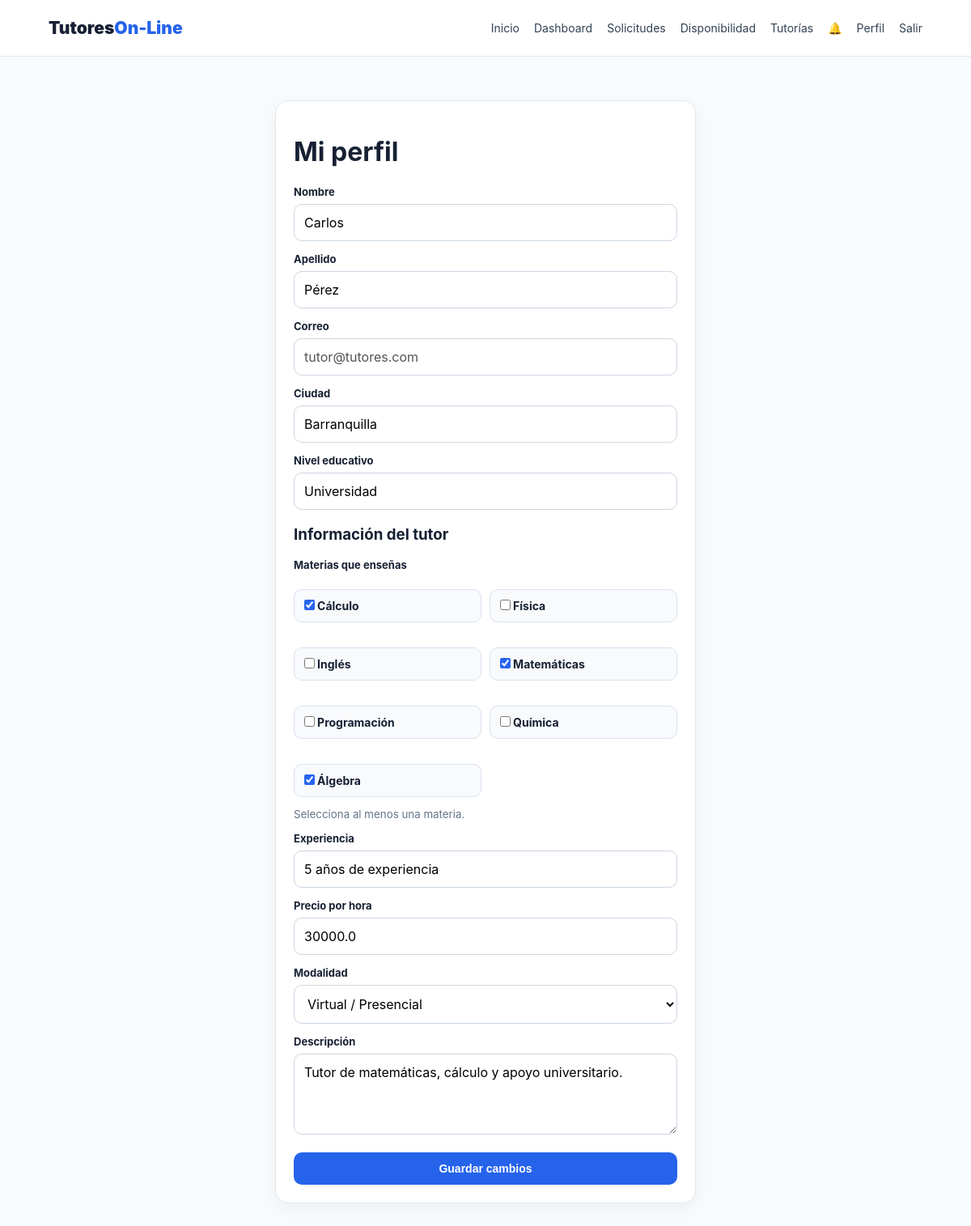
Screenshot of /perfil (signed in) with the database file from the repository.
### tables this page shows
CREATE TABLE usuarios(
      id INTEGER PRIMARY KEY AUTOINCREMENT, nombre TEXT NOT NULL, apellido TEXT NOT NULL,
      correo TEXT UNIQUE NOT NULL, password TEXT NOT NULL,
      rol TEXT NOT NULL CHECK(rol IN ('estudiante','tutor','admin')),
      ciudad TEXT DEFAULT '', nivel TEXT DEFAULT '', foto TEXT DEFAULT '', activo INTEGER DEFAULT 1,
      creado_en TEXT DEFAULT CURRENT_TIMESTAMP);

CREATE TABLE materias(id INTEGER PRIMARY KEY AUTOINCREMENT, nombre TEXT UNIQUE NOT NULL);

CREATE TABLE tutores(
      id INTEGER PRIMARY KEY AUTOINCREMENT, usuario_id INTEGER UNIQUE NOT NULL,
      descripcion TEXT DEFAULT '', experiencia TEXT DEFAULT '', precio_hora REAL DEFAULT 0,
      modalidad TEXT DEFAULT 'Virtual', ciudad TEXT DEFAULT '', calificacion REAL DEFAULT 0,
      total_calificaciones INTEGER DEFAULT 0, verificado INTEGER DEFAULT 1,
      FOREIGN KEY(usuario_id) REFERENCES usuarios(id) ON DELETE CASCADE);

### app.py (the view, shortened to what this page needs)
@app.route('/perfil',methods=['GET','POST'])
@login_required
def perfil():
    c=db(); u=c.execute('SELECT * FROM usuarios WHERE id=?',(session['usuario_id'],)).fetchone()
    t=c.execute('SELECT * FROM tutores WHERE usuario_id=?',(u['id'],)).fetchone() if u['rol']=='tutor' else None
    materias=c.execute('SELECT * FROM materias ORDER BY nombre').fetchall() if t else []
    materias_tutor={r['materia_id'] for r in c.execute('SELECT materia_id FROM tutor_materia WHERE tutor_id=?',(t['id'],)).fetchall()} if t else set()
    c.close(); return render_template('perfil.html',u=u,t=t,materias=materias,materias_tutor=materias_tutor)

### app.py (called while the page is built)
def db():
    c = sqlite3.connect(DATABASE)
    c.row_factory = sqlite3.Row
    c.execute('PRAGMA foreign_keys = ON')
    return c

def login_required(f):
    @wraps(f)
    def wrap(*a,**kw):
        if not session.get('usuario_id'):
            flash('Debes iniciar sesión para continuar.','warning'); return redirect(url_for('login'))
        return f(*a,**kw)
    return wrap

@app.context_processor
def inject_globals():
    count=0
    if session.get('usuario_id'):
        c=db(); count=c.execute('SELECT COUNT(*) FROM notificaciones WHERE usuario_id=? AND leida=0',(session['usuario_id'],)).fetchone()[0]; c.close()
    return {'notification_count':count, 'today':date.today().isoformat()}

### templates/perfil.html (shortened to what this page needs)
{% extends 'base.html' %}
{% block content %}
<div class="auth-card">
  <h1>Mi perfil</h1>
  <form method="post">
    <label>Nombre</label><input name="nombre" value="{{u['nombre']}}" required>
    <label>Apellido</label><input name="apellido" value="{{u['apellido']}}" required>
    <label>Correo</label><input value="{{u['correo']}}" disabled>
    <label>Ciudad</label><input name="ciudad" value="{{u['ciudad']}}">
    <label>Nivel educativo</label><input name="nivel" value="{{u['nivel']}}">
    {% if t %}
      <h3>Información del tutor</h3>
      <label>Materias que enseñas</label>
      <div class="subject-list">
        {% for materia in materias %}
          <label class="check-option">
            <input type="checkbox" name="materias" value="{{ materia['id'] }}" {% if materia['id'] in materias_tutor %}checked{% endif %}>
            <span>{{ materia['nombre'] }}</span>
          </label>
        {% endfor %}
      </div>
      <small>Selecciona al menos una materia.</small>
      <label>Experiencia</label><input name="experiencia" value="{{t['experiencia']}}">
      <label>Precio por hora</label><input type="number" name="precio_hora" value="{{t['precio_hora']}}">
      <label>Modalidad</label>
      <select name="modalidad">
        <option {% if ' / ' in t['modalidad'] %}selected{% endif %}>Virtual / Presencial</option>
      </select>
      <label>Descripción</label><textarea name="descripcion">{{t['descripcion']}}</textarea>
    {% endif %}
    <button class="btn primary full">Guardar cambios</button>
  </form>
</div>
{% endblock %}

### templates/base.html (shortened to what this page needs)
<!doctype html><html lang="es"><head><link rel="stylesheet" href="{{ url_for('static',filename='css/style.css') }}"></head><body>
<header class="topbar"><a class="logo" href="{{ url_for('index') }}">Tutores<span>On-Line</span></a><nav class="desktop-nav"><a href="{{ url_for('index') }}">Inicio</a>{% if session.get('usuario_id') %}<a href="{{ url_for('dashboard') }}">Dashboard</a>{% if session.get('rol')=='estudiante' %}<a href="{{ url_for('tutores') }}">Buscar tutores</a><a href="{{ url_for('mis_tutorias') }}">Mis tutorías</a>{% elif session.get('rol')=='tutor' %}<a href="{{ url_for('solicitudes') }}">Solicitudes</a><a href="{{ url_for('disponibilidad') }}">Disponibilidad</a><a href="{{ url_for('tutor_tutorias') }}">Tutorías</a>{% else %}<a href="{{ url_for('admin_usuarios') }}">Usuarios</a><a href="{{ url_for('admin_materias') }}">Materias</a>{% endif %}<a href="{{ url_for('notificaciones') }}">🔔{% if notification_count %}<b class="badge">{{ notification_count }}</b>{% endif %}</a><a href="{{ url_for('perfil') }}">Perfil</a><a href="{{ url_for('logout') }}">Salir</a>{% else %}<a href="{{ url_for('login') }}">Iniciar sesión</a><a class="navbtn" href="{{ url_for('registro') }}">Registrarme</a>{% endif %}</nav></header>
<main class="container">{% with messages=get_flashed_messages(with_categories=true) %}{% for cat,msg in messages %}<div class="alert {{ cat }}">{{ msg }}</div>{% endfor %}{% endwith %}{% block content %}{% endblock %}</main>
<script src="{{ url_for('static',filename='js/app.js') }}"></script></body></html>

### static/css/style.css (style rules this page uses)
* { box-sizing:border-box }
body { margin:0;font-family:Inter,Arial,sans-serif;background:#f8fafc;color:#172033 }
.topbar { height:70px;background:#fff;border-bottom:1px solid #e5e7eb;display:flex;align-items:center;justify-content:space-between;padding:0 5%;position:sticky;top:0;z-index:20 }
.logo { font-weight:900;font-size:21px;text-decoration:none;color:#172033 }
.logo span { color:#2563eb }
.desktop-nav { display:flex;align-items:center;gap:18px }
.desktop-nav a { color:#334155;text-decoration:none;font-size:14px }
.navbtn,.btn.primary { background:#2563eb!important;color:#fff!important }
.container { max-width:1180px;margin:auto;padding:34px 20px 70px }
.btn { display:inline-block;padding:12px 17px;border:0;border-radius:10px;text-decoration:none;font-weight:700;cursor:pointer;font-size:14px }
.card,.hero-card,.auth-card,.filter-box,.tutor-card,.stat,.searchbox { background:#fff;border:1px solid #e2e8f0;border-radius:16px;padding:22px;box-shadow:0 7px 24px #0f172a0b }
.auth-card { max-width:520px;margin:20px auto }
.auth-card label,.filter-box label,form label { display:block;font-weight:700;font-size:13px;margin:14px 0 7px }
input,select,textarea { width:100%;padding:12px;border:1px solid #cbd5e1;border-radius:10px;background:#fff;font:inherit }
textarea { min-height:100px;resize:vertical }
.full { width:100%;margin-top:18px }
.subject-list { display: grid; grid-template-columns: repeat(2, minmax(0, 1fr)); gap: 10px; margin: 8px 0 6px; }
.check-option { display: flex; align-items: center; gap: 9px; padding: 11px 12px; border: 1px solid #d9e2ef; border-radius: 10px; background: #f8fafc; cursor: pointer; margin: 0; }
.check-option input { width: auto; margin: 0; accent-color: #2864f0; }
.check-option span { font-size: 14px; }
.auth-card small { display: block; color: #64748b; margin-bottom: 14px; }

### rows the page displays
usuarios: nombre "Carlos", apellido "Pérez", correo "tutor@tutores.com", ciudad "Barranquilla", nivel "Universidad"
materias: materias "☑", nombre "Cálculo"
materias: nombre "Física"
materias: nombre "Inglés"
materias: materias "☑", nombre "Matemáticas"
materias: nombre "Programación"
materias: nombre "Química"
materias: materias "☑", nombre "Álgebra"
tutores: experiencia "5 años de experiencia", precio_hora "30000.0", modalidad "Virtual / Presencial", descripcion "Tutor de matemáticas, cálculo y apoyo universitario."
